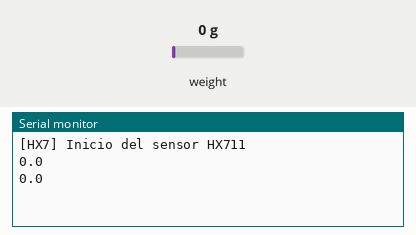
A sketch run on a simulated Arduino Uno, built with avr-gcc and run on an emulated ATmega328P. Parts: the last lines printed to the serial monitor. The inputs (shaded band) are chosen by the test bench; at power-on: weight on the scale 0 g.

Above: at 2.2 s.
2.3 s: weight on the scale set to 100 g
At 2.9 s:
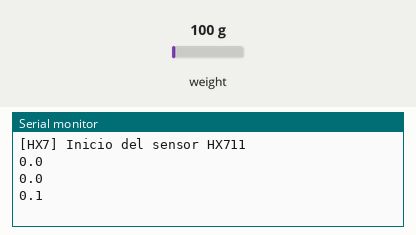
3.8 s: weight on the scale set to 1250 g
At 4.4 s:
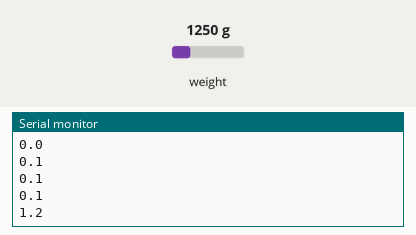
Timing chart, 0 to 6.8 s (numbered marks = the images above; inputs shaded):
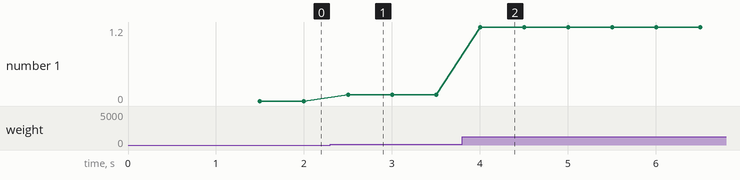

Measured:
- after the input at 2.3 s, the serial monitor: prints a new line after 0.20 s (image 1)
- after the input at 3.8 s, the serial monitor: prints a new line after 0.20 s (image 2)
- plotted number 1: 0 → 0.1 after the input at 2.3 s, 0.1 → 1.2 after the input at 3.8 s

The sketch:

Medicion_Calibrada.ino
```cpp
// Tomado de: https://programarfacil.com/blog/arduino-blog/hx711-arduino-bascula-digital/

#include "HX711.h"

#define DEBUG_HX711

// Parámetro para calibrar el peso y el sensor
#define CALIBRACION -24882.364
// Pin de datos y de reloj
byte pinData = 4;
byte pinClk = 5;

// Objeto HX711
HX711 bascula;

void setup() {

#ifdef DEBUG_HX711
  // Iniciar comunicación serie
  Serial.begin(9600);
  Serial.println("[HX7] Inicio del sensor HX711");
#endif

  // Iniciar sensor
  bascula.begin(pinData, pinClk);
  // Aplicar la calibración
  bascula.set_scale(CALIBRACION);
  // Iniciar la tara
  // No tiene que haber nada sobre el peso
  bascula.tare();
}

void loop() {
#ifdef DEBUG_HX711
  //Serial.print("[HX7] Leyendo: ");
  Serial.print(bascula.get_units(5), 1);
  //Serial.print(" Kg");
  Serial.println();
#endif
}
```
